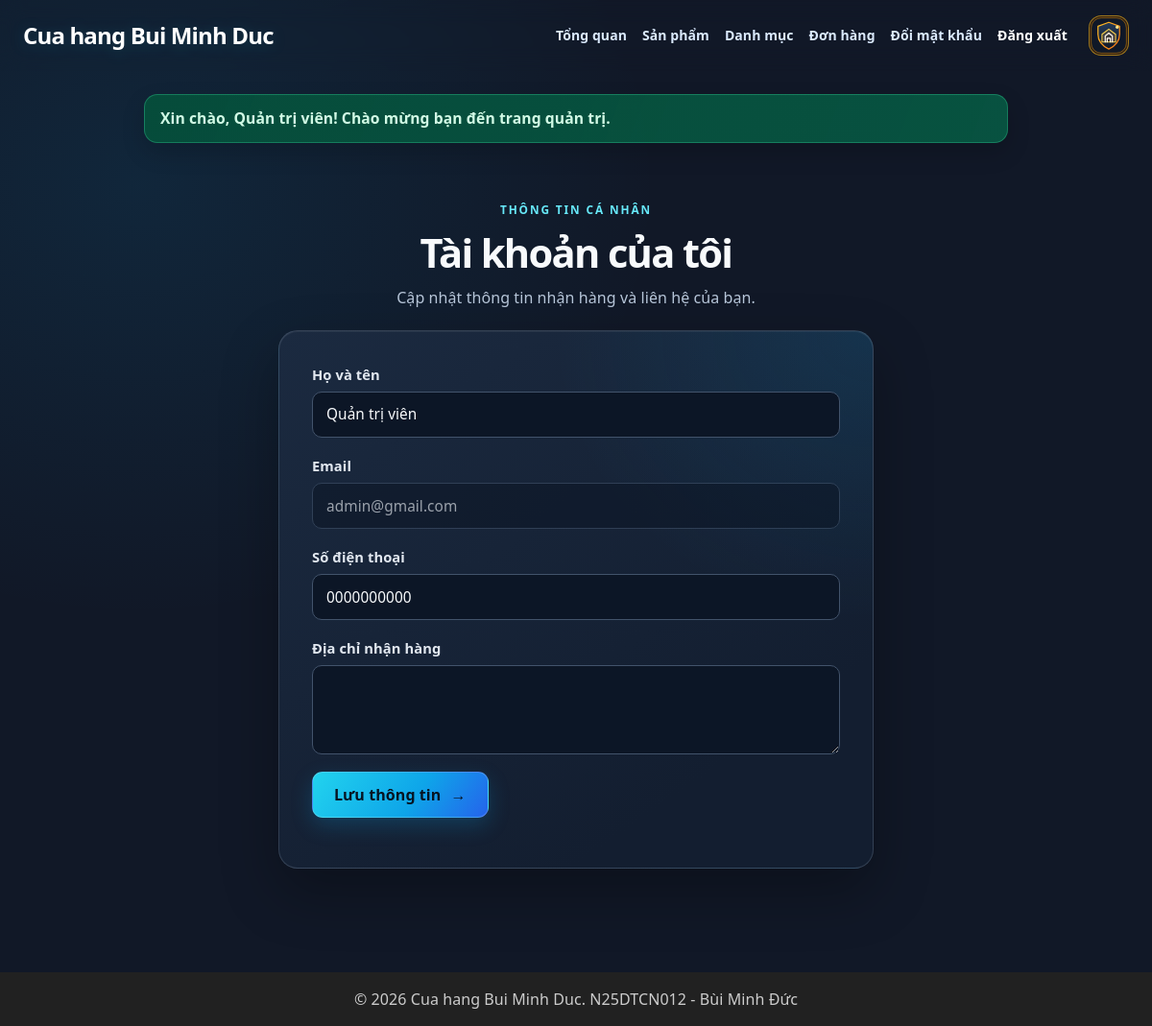
The app's page /profile.php (signed in) with its own data.
### tables this page shows
CREATE TABLE users (
    id            INT UNSIGNED AUTO_INCREMENT PRIMARY KEY,
    fullname      VARCHAR(100) NOT NULL,
    email         VARCHAR(150) NOT NULL UNIQUE,
    password_hash VARCHAR(255) NOT NULL,
    phone         VARCHAR(15)  NOT NULL,
    address       VARCHAR(255) NOT NULL DEFAULT '',
    role          ENUM('customer', 'admin') NOT NULL DEFAULT 'customer',
    created_at    DATETIME NOT NULL DEFAULT CURRENT_TIMESTAMP
);

### includes/functions.php (called while the page is built, shortened)
<?php
function e($value)
{
    return htmlspecialchars((string) $value, ENT_QUOTES, 'UTF-8');
}
function url($path = '')
{
    return BASE_URL . ltrim($path, '/');
}

### profile.php (the view, shortened to what this page needs)
<?php
require __DIR__ . '/includes/init.php';
$stmt = $pdo->prepare('SELECT fullname, email, phone, address FROM users WHERE id = ?');
$stmt->execute([current_user()['id']]);
$profile = $stmt->fetch();
require __DIR__ . '/includes/header.php';
?>
<section class="auth-page profile-page">
    <header class="auth-heading">
        <span class="auth-eyebrow">THÔNG TIN CÁ NHÂN</span>
        <h2>Tài khoản của tôi</h2>
        <p>Cập nhật thông tin nhận hàng và liên hệ của bạn.</p>
    </header>
    <form action="<?= url('profile.php') ?>" method="post" class="form auth-form">
        <p>
            <label for="fullname">Họ và tên</label>
            <input type="text" id="fullname" name="fullname" value="<?= e($profile['fullname']) ?>"
                   autocomplete="name" minlength="2" maxlength="100" required>
        </p>
        <p>
            <label for="email">Email</label>
            <input type="email" id="email" value="<?= e($profile['email']) ?>" autocomplete="email" disabled>
        </p>
        <p>
            <label for="phone">Số điện thoại</label>
            <input type="tel" id="phone" name="phone" value="<?= e($profile['phone']) ?>"
                   autocomplete="tel" pattern="0[0-9]{9}" required>
        </p>
        <p>
            <label for="address">Địa chỉ nhận hàng</label>
            <textarea id="address" name="address" rows="3" maxlength="255"
                      autocomplete="street-address"><?= e($profile['address']) ?></textarea>
        </p>
        <p class="auth-submit-row">
            <button type="submit" class="btn btn-accent auth-submit">Lưu thông tin <span aria-hidden="true">→</span></button>
        </p>
    </form>
</section>
<?php require __DIR__ . '/includes/footer.php'; ?>

### records on screen
users: fullname "Quản trị viên", email "admin@gmail.com", phone "0000000000"

### other values on screen
APP_NAME "Cua hang Bui Minh Duc"
$flash['message'] "Xin chào, Quản trị viên! Chào mừng bạn đến trang quản trị."
